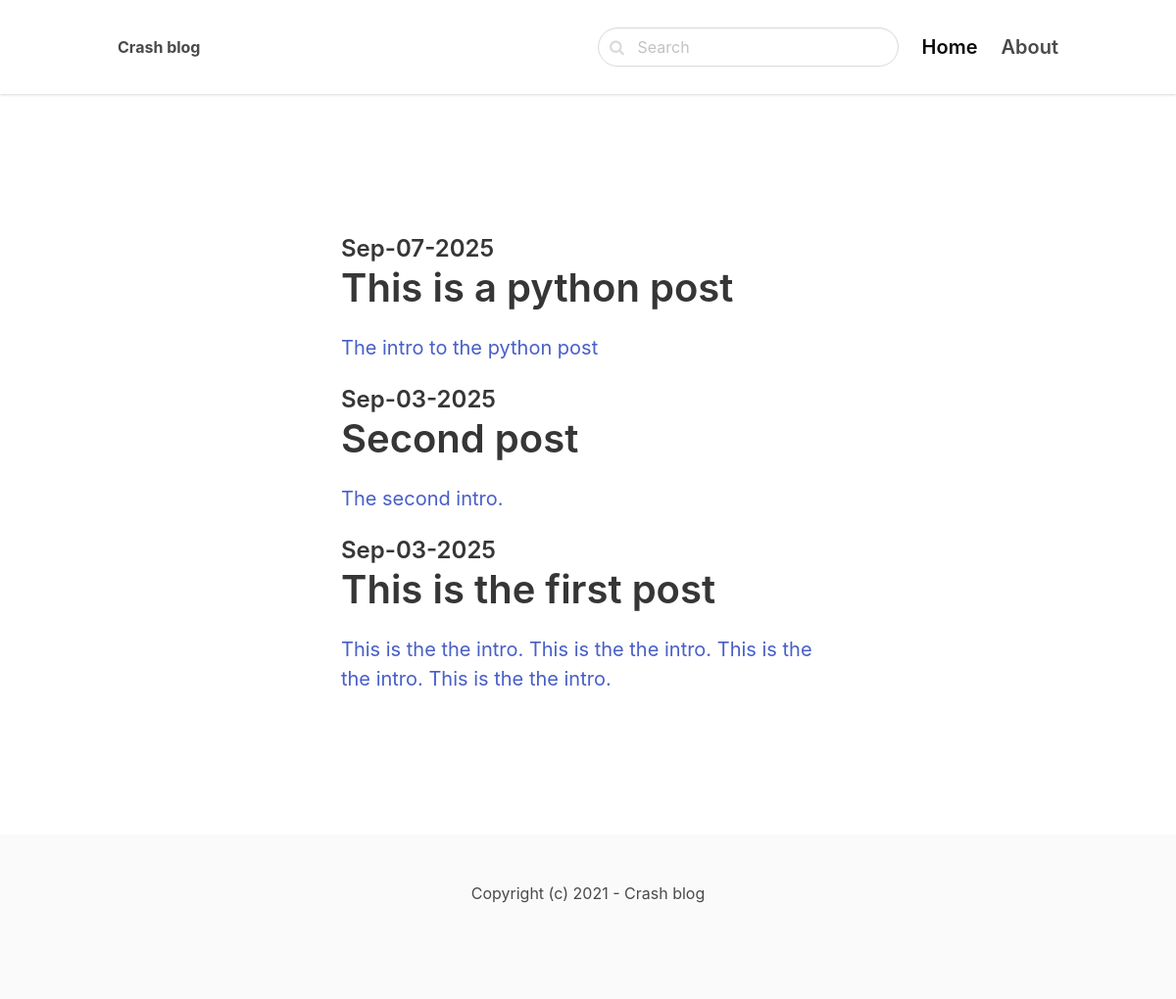
The app's page /, older data.
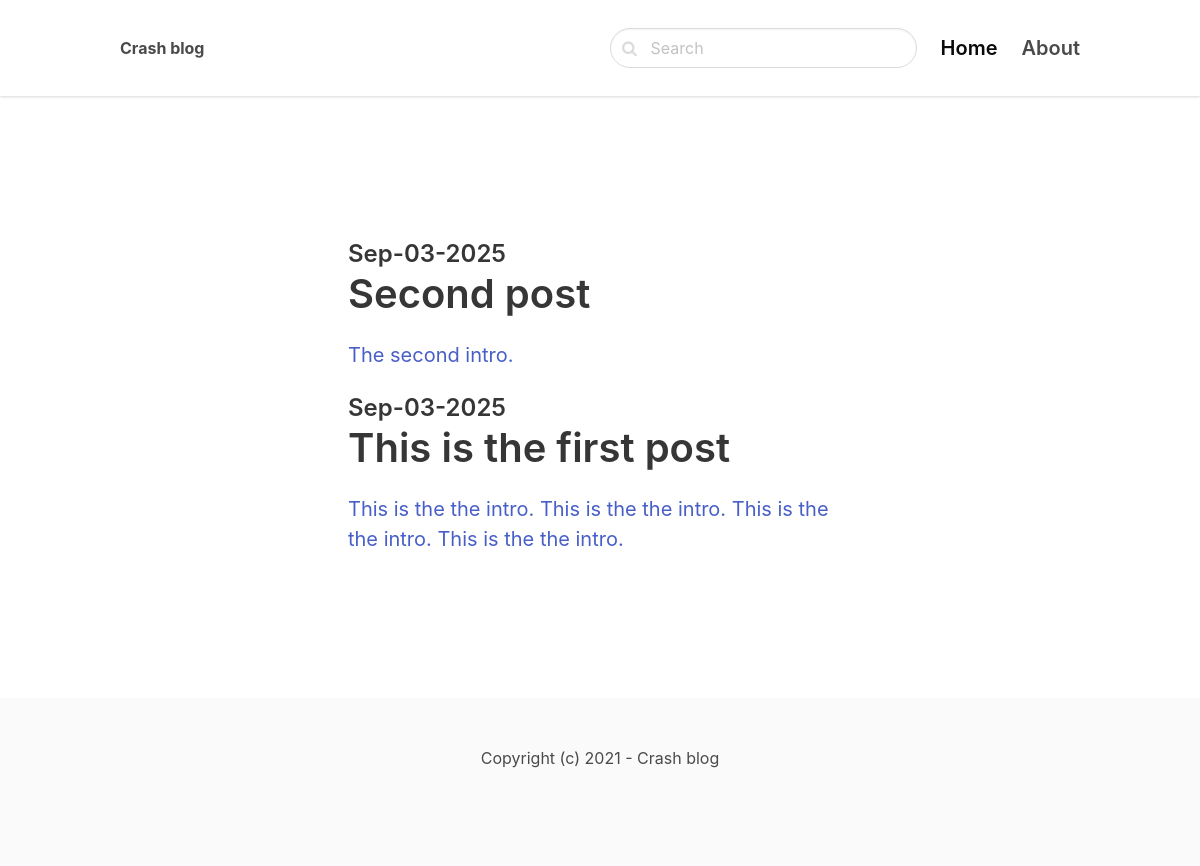
The same page, newer data.
### blog/models.py (models this page shows, shortened)
class Post(models.Model):
    ACTIVE = 'active'
    DRAFT = 'draft'
    CHOICES_STATUS = (
        (ACTIVE, 'Active'),
        (DRAFT, 'Draft')
    )
    category = models.ForeignKey(Category, related_name='posts', on_delete=models.CASCADE)
    title = models.CharField(max_length=255)
    slug = models.SlugField()
    intro = models.TextField()
    body = models.TextField()
    created_at = models.DateTimeField(auto_now_add=True)
    status = models.CharField(max_length=10, choices=CHOICES_STATUS, default=ACTIVE)
    image = models.ImageField(upload_to='uploads/', blank=True, null=True)
    class Meta:
        ordering = ('-created_at',) # decending order of created_at

### core/views.py (the view)
# urls.py: path('', frontpage, name='frontpage'),
def frontpage(request):
    posts = Post.objects.filter(status=Post.ACTIVE) # get filtered posts from database
    return render(request, 'core/frontpage.html', {'posts': posts}) # dictionary makes posts available on the front end

### core/templates/core/frontpage.html (shortened to what this page needs)
{% extends 'core/base.html' %}
{% block content %}
    <section class="hero">
        <div class="hero-body">
            <div class="container">
                <section class="section">
                    <div class="columns">
                        <div class="column is-8 is-offset-2">
                            {% for post in posts %}
                                <div class="content is-medium">
                                    <a href="{% url 'post_detail' post.slug %}">
                                        <h2 class="subtitle is-4">{{ post.created_at|date:'M-d-Y' }}</h2>
                                        <h1 class="title">{{ post.title }}</h1>
                                        <p>{{ post.intro }}</p>
                                    </a>
                                </div>
                            {% endfor %}
                        </div>
                    </div>
                </section>
            </div>
        </div>
    </section>
{% endblock %}

Row changes from the older to the newer data that the page shows:
no longer on this page (row edited): Post: created_at "Sep-07-2025", title "This is a python post", intro "The intro to the python post"
